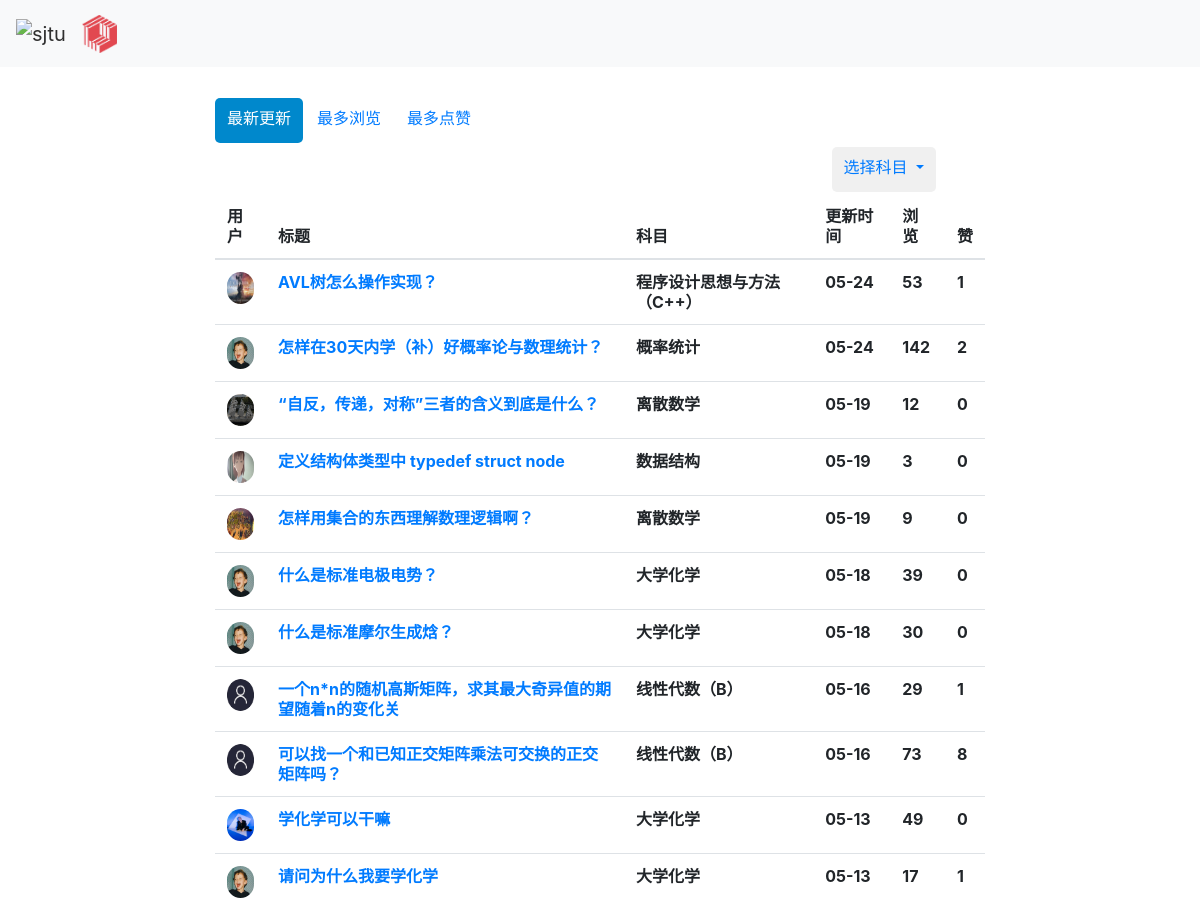
The page /qas_system/all_question/ (upper part) on the database as committed earlier.
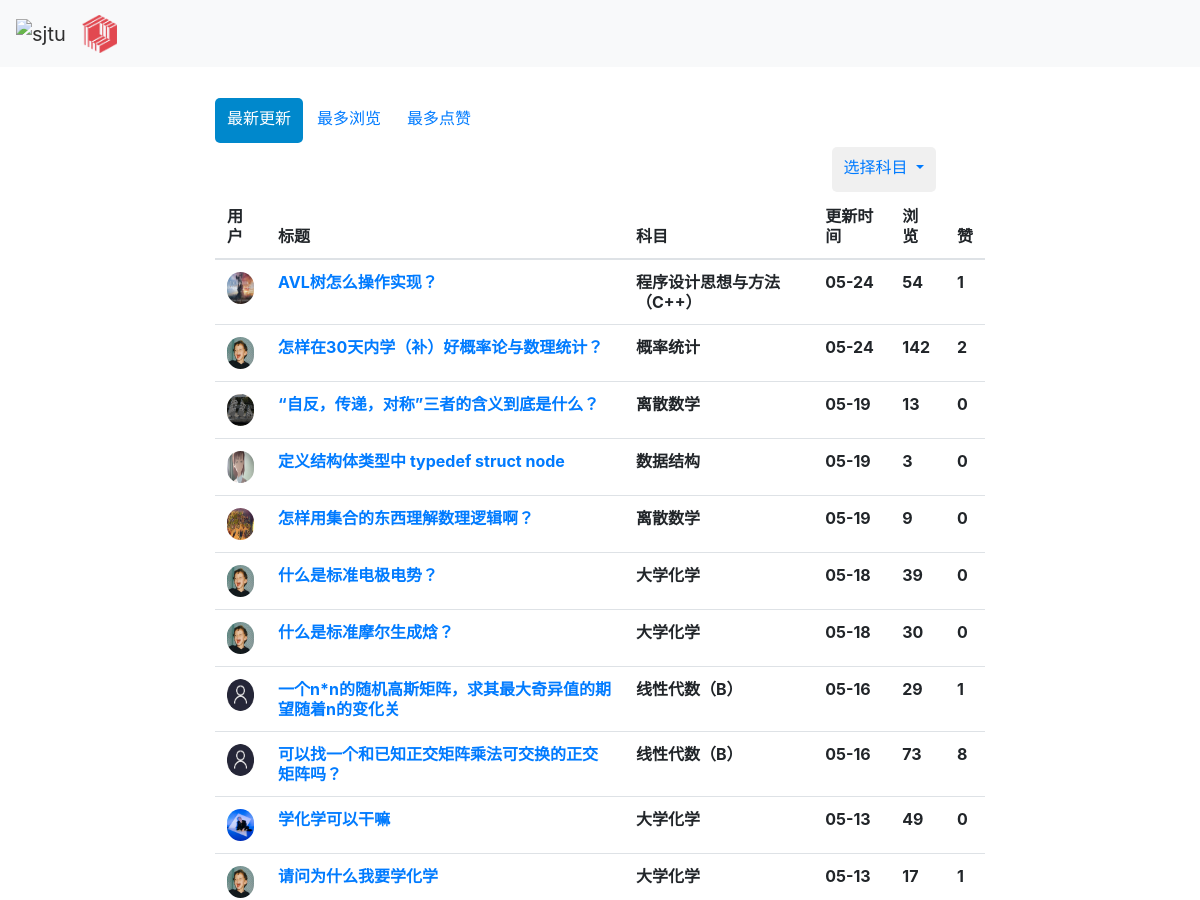
The same page on the database as committed later.
### qas_system/models.py (models this page shows, shortened)
class Question(models.Model):
    question_title = models.CharField(verbose_name='标题', max_length=30, blank=False)
    question_text = RichTextField(verbose_name='具体描述')
    question_subject = models.ForeignKey('Subject', verbose_name='科目', on_delete=models.CASCADE)
    pub_date = models.DateTimeField(auto_now=True, verbose_name='提问日期')
    page_views = models.PositiveIntegerField(default=0, verbose_name='浏览量')
    questioner = models.ForeignKey('User', verbose_name='提问者', on_delete=models.CASCADE)
    good_num = models.IntegerField(default=0, verbose_name='点赞量')

class User(models.Model):
    user_name = models.CharField(verbose_name='用户名', max_length=30, blank=False, unique=True)
    password = models.CharField(verbose_name='密码', max_length=30, blank=False)
    avatar = models.ImageField(upload_to='avatar/', verbose_name='头像', blank=True, null=True)
    email = models.EmailField(default='', verbose_name='邮箱', blank=True, null=True)
    bio = models.TextField(max_length=500, default='', verbose_name='个人简介', blank=True, null=True)
    college = models.CharField(max_length=30, default='', verbose_name='学院', blank=True, null=True)
    major = models.CharField(max_length=20, default='', verbose_name='专业', blank=True, null=True)
    grade = models.CharField(max_length=20, default='', verbose_name='年级', blank=True, null=True)
    sex = models.CharField(max_length=2, default='', verbose_name='性别', blank=True, null=True)
    collect_question = models.ManyToManyField('Question')

class Subject(models.Model):
    name = models.CharField(max_length=30, unique=True, verbose_name='科目名称')
    def __str__(self):
        return self.name

### qas_system/views.py (the view)
# urls.py: path('all_question/', views.all_question),  # 浏览所有问题 按照时间顺序排列
def all_question(request):
    all_question_list = Question.objects.all().order_by('-pub_date')
    all_subject = Subject.objects.all()
    try:
        user = models.User.objects.get(id=request.session['user_id'])
    except KeyError:
        user = None
    return render(request, 'all_question.html', {'all_question_list': all_question_list, 'all_subject': all_subject,
                                                 'user':user})

### templates/all_question.html (shortened to what this page needs)
{% extends 'base.html' %}
{% load static %}
{% block link_before %}
    <link href="{% static 'bootstrap-combined.min.css' %}" rel="stylesheet">
{% endblock %}
{% block link_after %}
    <link href="{% static 'layoutit.css'%}" rel="stylesheet">
{% endblock %}
{% block content %}
<div class="container-fluid">
<div class="row-fluid">
<div class="span2"></div>
<div class="span8">
<ul class="nav nav-pills">
{% if sequencing == 1 %}
  <li role="presentation"><a href="/qas_system/all_question/2/" style="height: 45px; line-height: 25px">最新更新</a></li>
  <li role="presentation"><a href="/qas_system/all_question/0/" style="height: 45px; line-height: 25px">最多浏览</a></li>
  <li role="presentation" class="active"><a href="/qas_system/all_question/1/" style="height: 45px; line-height: 25px">最多点赞</a></li>
{% else %}
  <li role="presentation" class="active"><a href="/qas_system/all_question/2/" style="height: 45px; line-height: 25px">最新更新</a></li>
  <li role="presentation"><a href="/qas_system/all_question/0/" style="height: 45px; line-height: 25px">最多浏览</a></li>
  <li role="presentation"><a href="/qas_system/all_question/1/" style="height: 45px; line-height: 25px">最多点赞</a></li>
{% endif %}
  <a></a>
  <li role="presentation" class="dropdown">
    <a class="dropdown-toggle" data-toggle="dropdown" href="#" role="button" aria-haspopup="true" aria-expanded="false" style="height: 45px; line-height: 25px; background-color: rgba(240,240,240)">
      选择科目
    </a>
</ul>
<table class="table">
	<thead>
		<tr>
            <th>用户</th>
			<th>标题</th>
			<th>科目</th>
			<th>更新时间</th>
            <th>浏览</th>
            <th>赞</th>
		</tr>
	</thead>
	<tbody>
     {% if all_question_list %}
     {% for question in all_question_list %}
     <tr>
        <th>{% csrf_token %}
            {% if question.questioner.avatar %}
                <img src="{{ question.questioner.avatar.url }}" class="img-circle" style="width: 32px; height: 32px"/>
            {% else %}
                <img class="img-circle" style="width: 32px; height: 32px">
            {% endif %}
            <br> </th>
        <th> <a href="/qas_system/question/{{ question.id }}/">{{ question.question_title }}<br></a> </th>
        <th>{{ question.question_subject }} <br> </th>
        <th>{{ question.pub_date.date|date:'m-d' }}<br> </th>
        <th>{{ question.page_views }} <br> </th>
        <th>{{ question.good_num }}<br> </th>
     </tr>
                {% endfor %}
      {% endif %}
	</tbody>
</table>
</div>
<div class="span2"></div>
</div>
</div>
{% endblock %}

Rows that differ between the two databases and show on the page:
changed Question "AVL树怎么操作实现？": page_views "53" → "54"
changed Question "“自反，传递，对称”三者的含义到底是什么？": page_views "12" → "13"
